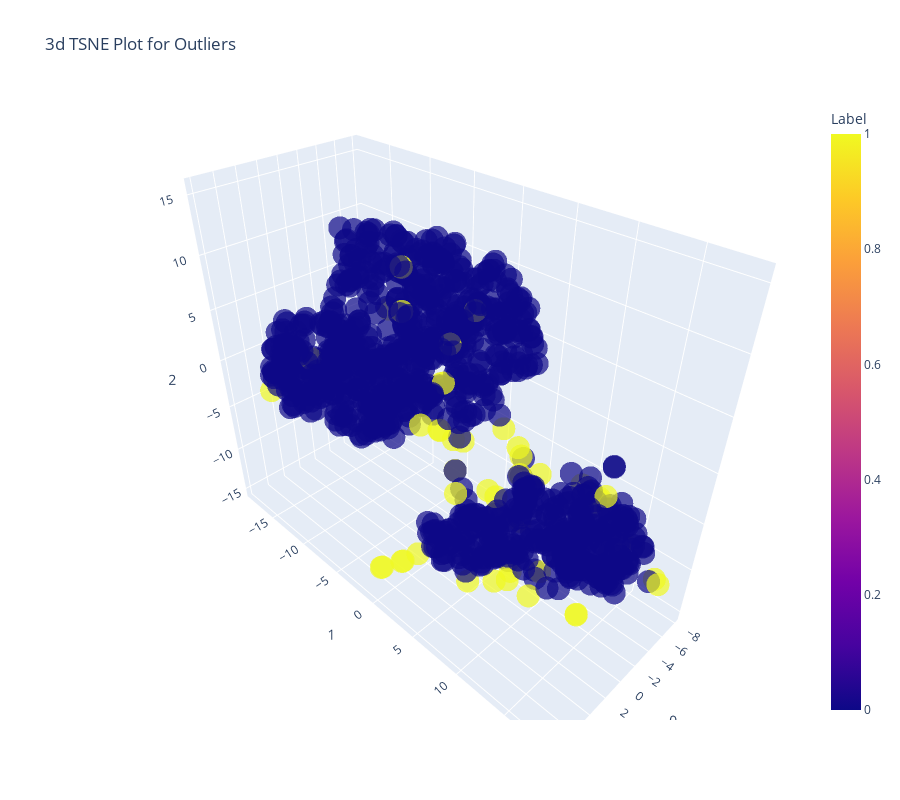

Notebook cell for this chart:
### Code cell
plot_model(knn)

### Figure 1 — Plotly figure (JSON) as saved in the notebook; plotly's stock layout.template omitted (floating-point values rounded to 4 significant figures; data arrays with more than 128 entries replaced by an {"elided": "..."} marker saying what was removed)
{"data": [{"customdata": {"elided": "1000x1 float values"}, "hovertemplate": "0=%{x}<br>1=%{y}<br>2=%{z}<br>Feature=%{customdata[0]}<br>Label=%{marker.color}<extra></extra>", "legendgroup": "", "marker": {"color": {"elided": "1000 int values"}, "coloraxis": "coloraxis", "opacity": 0.7, "symbol": "circle"}, "mode": "markers", "name": "", "scene": "scene", "showlegend": false, "type": "scatter3d", "x": {"elided": "1000 float values"}, "y": {"elided": "1000 float values"}, "z": {"elided": "1000 float values"}}], "layout": {"coloraxis": {"colorbar": {"title": {"text": "Label"}}, "colorscale": [[0, "#0d0887"], [0.1111, "#46039f"], [0.2222, "#7201a8"], [0.3333, "#9c179e"], [0.4444, "#bd3786"], [0.5556, "#d8576b"], [0.6667, "#ed7953"], [0.7778, "#fb9f3a"], [0.8889, "#fdca26"], [1, "#f0f921"]]}, "height": 800, "legend": {"tracegroupgap": 0}, "scene": {"domain": {"x": [0, 1], "y": [0, 1]}, "xaxis": {"title": {"text": "0"}}, "yaxis": {"title": {"text": "1"}}, "zaxis": {"title": {"text": "2"}}}, "title": {"text": "3d TSNE Plot for Outliers"}, "width": 900}}
